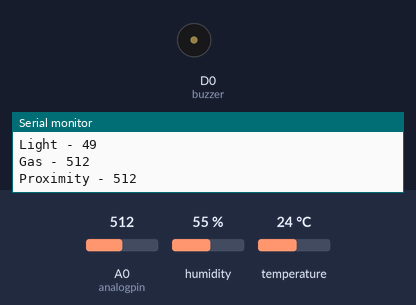
Simulated run of this sketch. Board: ESP8266 (NodeMCU). Parts: buzzer (waves = sounding, pin HIGH), the last lines printed to the serial monitor. Inputs (shaded band) come from the test bench; at power-on: A0 (analogpin) = 512, humidity 55 %, temperature 24 °C. WiFi joins after 1.5 s; servers stay silent unless stated; pins used as bus, display or sensor lines are not drawn.

Above: at 3.0 s.
3.1 s: A0 (analogpin) set to 496
At 4.3 s:
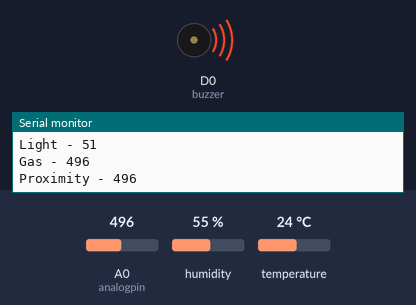
4.6 s: A0 (analogpin) set to 522
At 5.4 s:
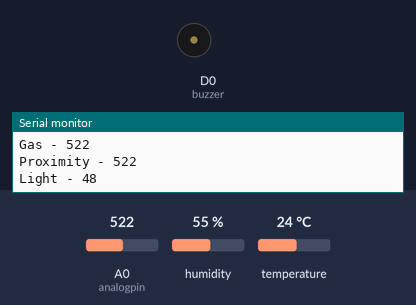
12.5 s: A0 (analogpin) set to 511
At 13.0 s:
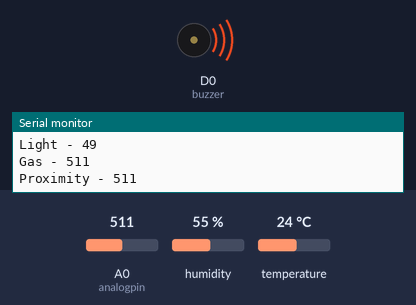
Timing chart, 0 to 15.5 s (numbered marks = the images above; inputs shaded):
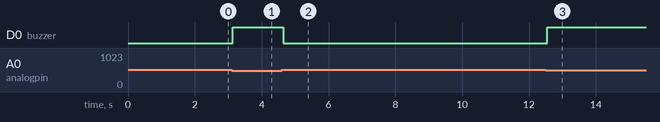

Measured:
- the behaviour switches between 512 and 511 on A0 (analogpin) (found by bisection; images 0 and 1)
- after the input at 3.1 s, D0 (buzzer): LOW → HIGH at once
- after the input at 4.6 s, D0 (buzzer): HIGH → LOW at once
- after the input at 12.5 s, D0 (buzzer): LOW → HIGH after 0.05 s

The sketch:

Multiple_Sensors_project_based_on_nodemcu.ino
```cpp
// (licence header left out)
//multiple sensors
//Using a multiple Sensor with blynk
//Circuit. declared below
//This is unlikely to be of much use in a practical applications
//ID OF USER: Rakeshtsg
//INTERFACE: Arduino and blynk
/* Comment this out to disable prints and save space */
#define BLYNK_PRINT Serial
#include <ESP8266WiFi.h>
#include <BlynkSimpleEsp8266.h>
#include <DHT.h>


/************************* Pin Definition *********************************/

//Relays for switching appliances
#define Relay1            D6
#define Relay2            D2
#define Relay3            D1
#define Relay4            D5

//DHT11 for reading temperature and humidity value
#define DHTPIN            D7

//buzzer to use it for alert
#define buzzer            D0

//Selection pins for multiplexer module to switch between different sensors and give data on a single analog pin.
#define S0                D3
#define S1                D4

//Analog pin to read the incoming analog value from different sensors.
#define analogpin         A0

int proximity;
int light;
int gas;
int motion;
// You should get Auth Token in the Blynk App.
// Go to the Project Settings (nut icon).
char auth[] = "Blynk_Token";

// Uncomment whatever type you're using!
#define DHTTYPE DHT11     // DHT 11
//#define DHTTYPE DHT22   // DHT 22, AM2302, AM2321
//#define DHTTYPE DHT21   // DHT 21, AM2301


DHT dht(DHTPIN, DHTTYPE);
BlynkTimer timer;
// Your WiFi credentials.
// Set password to "" for open networks.
char ssid[] = "SSID";
char pass[] = "PASS";
// This function sends Arduino's up time every second to Virtual Pin (5).
// In the app, Widget's reading frequency should be set to PUSH. This means
// that you define how often to send data to Blynk App.
void sendSensor()
{
  float h = dht.readHumidity();
  float t = dht.readTemperature(); // or dht.readTemperature(true) for Fahrenheit

  if (isnan(h) || isnan(t)) {
    Serial.println("Failed to read from DHT sensor!");
    return;
  }
  // You can send any value at any time.
  // Please don't send more that 10 values per second.
  Blynk.virtualWrite(V0, t);
  Blynk.virtualWrite(V1, h);
  Blynk.virtualWrite(V2, proximity);
  Blynk.virtualWrite(V3, gas);
  Blynk.virtualWrite(V4, motion);
  Blynk.virtualWrite(V5, light);
}

void setup()
{
  // Debug console
  Serial.begin(9600);

  Blynk.begin(auth, ssid, pass);

  dht.begin();
  pinMode(S0, OUTPUT);
  pinMode(S1, OUTPUT);
  pinMode(A0, INPUT);
  pinMode(buzzer, OUTPUT);

  // Setup a function to be called every second
  timer.setInterval(1000L, sendSensor);
}

void loop()
{
  // Now we can publish stuff!
  // Address 00
  digitalWrite(S0, LOW);
  digitalWrite(S1, LOW);
  gas = analogRead(analogpin);
  Serial.print("Gas - "); Serial.println(gas);

// Address 10
  digitalWrite(S0, HIGH);
  digitalWrite(S1, LOW);
  motion = analogRead(analogpin);
  if (motion > 512)
  {
    motion = 1;

  }
  else
  {
    motion = 0;

  }
// Address 01
  digitalWrite(S0, LOW);
  digitalWrite(S1, HIGH);
  proximity = analogRead(analogpin);
  Serial.print("Proximity - "); Serial.println(proximity);
  if (proximity < 512)
  {
    proximity = 1;
    digitalWrite(buzzer, HIGH);
  }
  else
  {
    proximity = 0;
    digitalWrite(buzzer, LOW);
  }


// Address 11
  digitalWrite(S0, HIGH);
  digitalWrite(S1, HIGH);
  int raw_light = analogRead(analogpin);
  light = map(raw_light, 1024, 0, 0, 100);
  Serial.print("Light - "); Serial.println(light);

  Blynk.run();
  timer.run();
}
```
